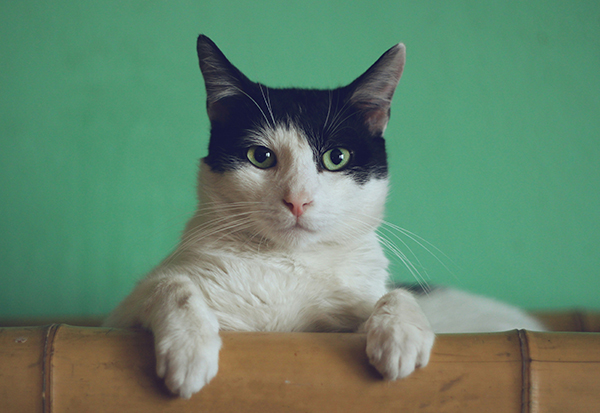
#> input picture Assets/Cat2.jpg, 600 x 413 px, found by its file name
$ python crop.py
#> lines starting #> are read from the running program, lines starting #| are printed output that depends on the picture
import cv2 as cv

img = cv.imread('images/cat2.jpg')
#> img is the input picture: shape (413, 600, 3); mean B, G, R 108.4, 133.2, 99.7
cv.imshow("cat", img)

resized = cv.resize(img, (300,300), interpolation=cv.INTER_CUBIC)  # Resize the image to 300x300 pixels using cubic interpolation
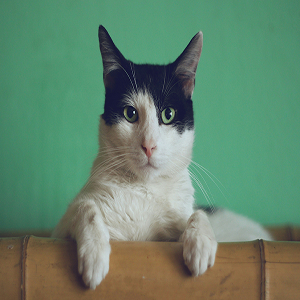
#> resized: shape (300, 300, 3); mean B, G, R 108.4, 133.2, 99.7
#cv.imshow('Resized', resized)

#flipping
flip = cv.flip(img,-1) # Flip the image vertically (0 for vertical, 1 for horizontal, -1 for both)
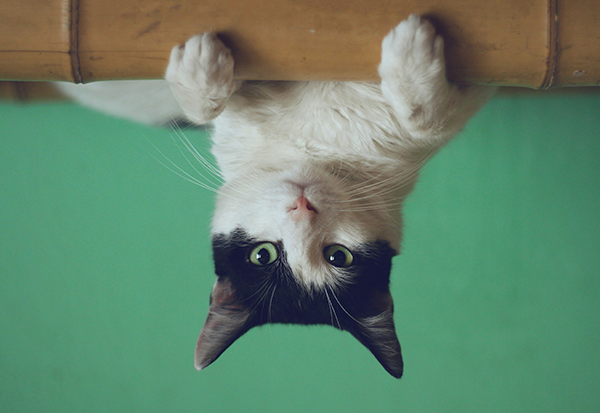
#> flip: shape (413, 600, 3); mean B, G, R 108.4, 133.2, 99.7
#cv.imshow('Flipped', flip)  # Show the flipped image

# Cropping
crop = img[50:200, 100:300]  # Crop the image from y=50 to y=200 and x=100 to x=300
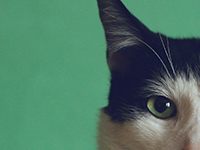
#> crop: shape (150, 200, 3); mean B, G, R 100.8, 119.7, 77
cv.imshow('Cropped', crop)  # Show the cropped image

cv.waitKey(0)
